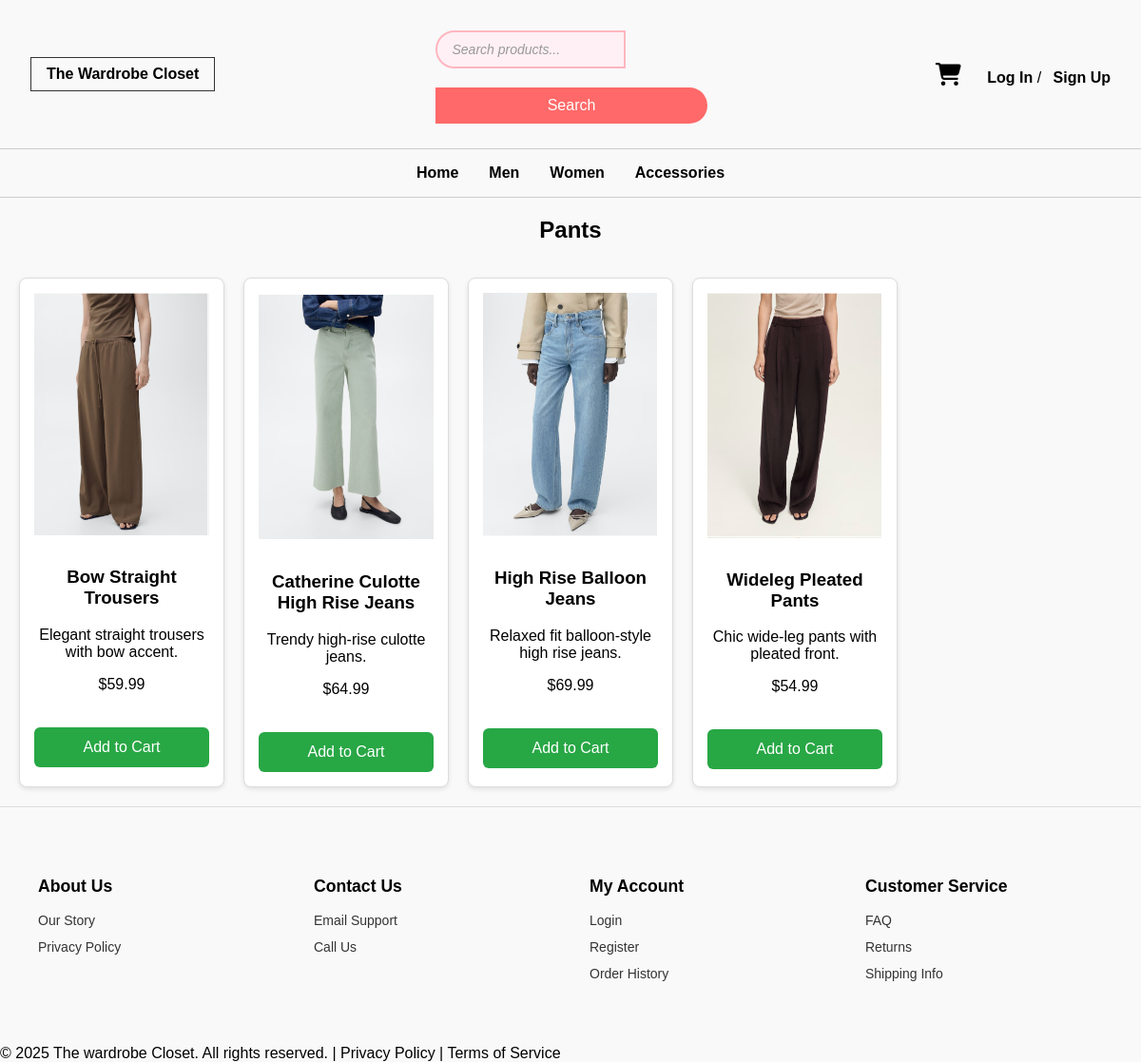
The app's page /women/pants with its own data.
### app/models.py (models this page shows)
class Product(db.Model):
    id = db.Column(db.Integer, primary_key=True)
    name = db.Column(db.String(120), nullable=False)
    description = db.Column(db.Text)
    price = db.Column(db.Float, nullable=False)
    stock = db.Column(db.Integer, default=0)
    image_url = db.Column(db.String(255))
    size = db.Column(db.String(20))
    color = db.Column(db.String(30))
    category_id = db.Column(db.Integer, db.ForeignKey('category.id'))
    category = db.relationship('Category', backref='products')
    subcategory = db.Column(db.String(100))

### app/routes.py (the view)
@bp.route('/women/pants')
def women_pants():
    women_category = Category.query.filter_by(name='Women').first()
    products = Product.query.filter_by(category_id=women_category.id, subcategory='pants').all()
    return render_template('women/pants.html', products=products)

### app/__init__.py (called while the page is built)
def create_app():
    app = Flask(__name__)
    app.config.from_object('config.Config')
    app.config['SECRET_KEY'] = 'your-secret-key'
    db.init_app(app)
    login_manager.init_app(app)
    migrate.init_app(app, db)
    from .models import User
    @login_manager.user_loader
    def load_user(user_id):
        return User.query.get(int(user_id))
    from . import routes
    app.register_blueprint(routes.bp)
    @app.context_processor
    def inject_cart_count():
        from flask_login import current_user
        if current_user.is_authenticated:
            count = CartItem.query.filter_by(user_id=current_user.id).count()
        else:
            count = 0
        return dict(cart_count=count)
    return app

### app/templates/women/pants.html (shortened to what this page needs)
{% extends "base.html" %}
{% block content %}
<h2 class="section-title">Pants</h2>
<div class="product-grid">
  {% for product in products %}
  <div class="product-card">
    <img src="{{ url_for('static', filename=product.image_url) }}" alt="{{ product.name }}">
    <h3>{{ product.name }}</h3>
    <p>{{ product.description }}</p>
    <p class="price">${{ "%.2f"|format(product.price) }}</p>
    <form action="{{ url_for('main.add_to_cart', product_id=product.id) }}" method="POST">
      <button type="submit">Add to Cart</button>
    </form>
  </div>
  {% endfor %}
</div>
{% endblock %}

### app/static/styles.css (style rules this page uses)
* { box-sizing: border-box; }
body { margin: 0; font-family: Arial, sans-serif; background-color: #f9f9f9; }
.section-title { text-align: center; font-weight: bold; margin-bottom: 1rem; }
.product-grid { display: grid; grid-template-columns: repeat(auto-fill, minmax(200px, 1fr)); gap: 20px; padding: 20px; }
.product-card { border: 1px solid #ddd; padding: 15px; text-align: center; border-radius: 8px; background-color: #fff; box-shadow: 0 2px 5px rgba(0, 0, 0, 0.1); }
.product-card img { width: 100%; max-width: 200px; height: auto; margin-bottom: 10px; }
button { margin-top: 20px; width: 100%; padding: 12px; background-color: #28a745; color: white; font-size: 16px; border: none; border-radius: 6px; cursor: pointer; }

### records on screen
Product: image_url (picture), name "Bow Straight Trousers", description "Elegant straight trousers with bow accent.", price "59.99"
Product: image_url (picture), name "Catherine Culotte High Rise Jeans", description "Trendy high-rise culotte jeans.", price "64.99"
Product: image_url (picture), name "High Rise Balloon Jeans", description "Relaxed fit balloon-style high rise jeans.", price "69.99"
Product: image_url (picture), name "Wideleg Pleated Pants", description "Chic wide-leg pants with pleated front.", price "54.99"
